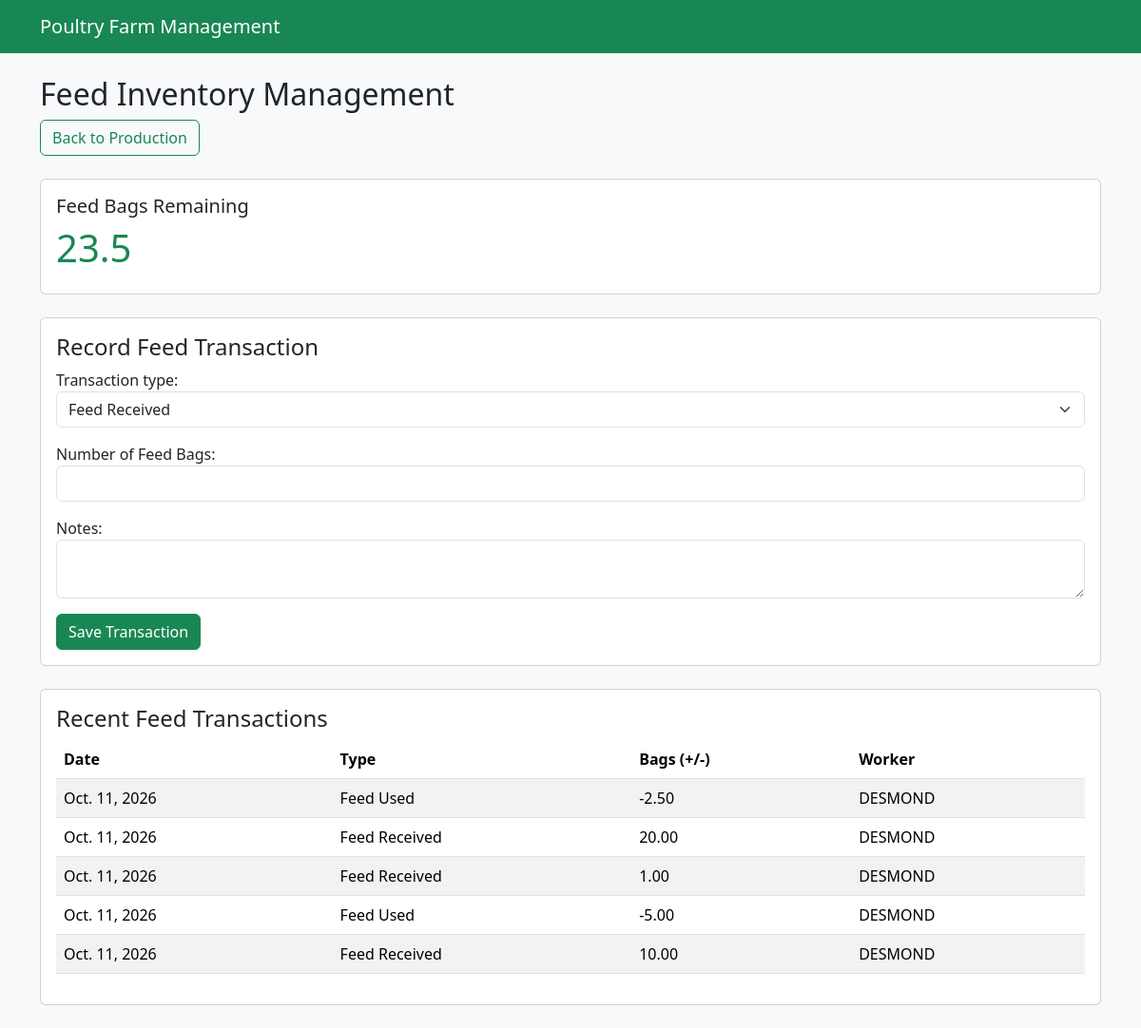
Page /inventory/feed/ (signed in) on the committed database.
### inventory/models.py (models this page shows, shortened)
class FeedTransaction(models.Model):
    TRANSACTION_TYPES = [
        ("RECEIVED", "Feed Received"),
        ("USED", "Feed Used"),
        ("ADJUSTMENT", "Stock Adjustment"),
    ]
    transaction_type = models.CharField(
        max_length=20,
        choices=TRANSACTION_TYPES
    )
    quantity = models.DecimalField(
        max_digits=10,
        decimal_places=2
    )
    business_date = models.DateField()
    recorded_by = models.ForeignKey(
        settings.AUTH_USER_MODEL,
        on_delete=models.PROTECT
    )
    created_at = models.DateTimeField(auto_now_add=True)
    notes = models.TextField(blank=True)
    class Meta:
        ordering = ["-created_at"]
    @classmethod
    def remaining_feed(cls):
        from django.db.models import Sum
        result = cls.objects.aggregate(
            total=Sum("quantity")
        )
        return result["total"] or 0

### inventory/views.py (the view)
@login_required
def feed_dashboard(request):
    if request.method == "POST":
        form = FeedTransactionForm(request.POST)
        if form.is_valid():
            transaction_type = form.cleaned_data[
                "transaction_type"
            ]
            quantity = form.cleaned_data["quantity"]
            if transaction_type == "USED":
                quantity = -quantity
            with transaction.atomic():
                remaining = FeedTransaction.remaining_feed()
                if remaining + quantity < 0:
                    form.add_error(
                        "quantity",
                        "Not enough feed bags available."
                    )
                else:
                    FeedTransaction.objects.create(
                        transaction_type=transaction_type,
                        quantity=quantity,
                        business_date=timezone.localdate(),
                        recorded_by=request.user,
                        notes=form.cleaned_data["notes"]
                    )
                    messages.success(
                        request,
                        "Feed inventory updated successfully."
                    )
                    return redirect("feed_dashboard")
    else:
        form = FeedTransactionForm()
    remaining_feed = FeedTransaction.remaining_feed()
    recent_transactions = (
        FeedTransaction.objects
        .select_related("recorded_by")[:20]
    )
    return render(
        request,
        "inventory/feed_dashboard.html",
        {
            "form": form,
            "remaining_feed": remaining_feed,
            "recent_transactions": recent_transactions,
            "low_feed": remaining_feed <= 10,
        }
    )

### inventory/forms.py
class FeedTransactionForm(forms.Form):
    transaction_type = forms.ChoiceField(
        choices=[
            ("RECEIVED", "Feed Received"),
            ("USED", "Feed Used"),
        ],
        widget=forms.Select(
            attrs={"class": "form-select"}
        )
    )
    quantity = forms.DecimalField(
        min_value=0.01,
        max_digits=10,
        decimal_places=2,
        label="Number of Feed Bags",
        widget=forms.NumberInput(
            attrs={
                "class": "form-control",
                "step": "0.01",
                "min": "0.01"
            }
        )
    )
    notes = forms.CharField(
        required=False,
        widget=forms.Textarea(
            attrs={
                "class": "form-control",
                "rows": 2
            }
        )
    )

### templates/inventory/feed_dashboard.html (shortened to what this page needs)
<!DOCTYPE html>
<html lang="en">
<head>
    <link
        href="https://cdn.jsdelivr.net/npm/bootstrap@5.3.3/dist/css/bootstrap.min.css"
        rel="stylesheet"
    >
</head>
<body class="bg-light">
<nav class="navbar navbar-dark bg-success">
    <div class="container">
        <span class="navbar-brand">
            Poultry Farm Management
        </span>
    </div>
</nav>
<div class="container py-4">
    <h2>Feed Inventory Management</h2>
    <a href="/production/" class="btn btn-outline-success mb-4">
        Back to Production
    </a>
    <div class="card mb-4">
        <div class="card-body">
            <h5>Feed Bags Remaining</h5>
            <h1 class="text-success">
                {{ remaining_feed }}
            </h1>
        </div>
    </div>
    <div class="card mb-4">
        <div class="card-body">
            <h4>Record Feed Transaction</h4>
            <form method="POST">
                {{ form.as_p }}
                <button class="btn btn-success" type="submit">
                    Save Transaction
                </button>
            </form>
        </div>
    </div>
    <div class="card">
        <div class="card-body">
            <h4>Recent Feed Transactions</h4>
            <div class="table-responsive">
                <table class="table table-striped">
                    <thead>
                        <tr>
                            <th>Date</th>
                            <th>Type</th>
                            <th>Bags (+/-)</th>
                            <th>Worker</th>
                        </tr>
                    </thead>
                    <tbody>
                        {% for item in recent_transactions %}
                        <tr>
                            <td>{{ item.business_date }}</td>
                            <td>{{ item.get_transaction_type_display }}</td>
                            <td>{{ item.quantity }}</td>
                            <td>{{ item.recorded_by.username }}</td>
                        </tr>
                        {% empty %}
                        <tr>
                            <td colspan="4">
                                No feed transactions recorded.
                            </td>
                        </tr>
                        {% endfor %}
                    </tbody>
                </table>
            </div>
        </div>
    </div>
</div>
</body>
</html>

### rows in the picture
FeedTransaction: business_date "Oct. 11, 2026", transaction_type "Feed Used", quantity "-2.50", recorded_by.username "DESMOND"
FeedTransaction: business_date "Oct. 11, 2026", transaction_type "Feed Received", quantity "20.00", recorded_by.username "DESMOND"
FeedTransaction: business_date "Oct. 11, 2026", transaction_type "Feed Received", quantity "1.00", recorded_by.username "DESMOND"
FeedTransaction: business_date "Oct. 11, 2026", transaction_type "Feed Used", quantity "-5.00", recorded_by.username "DESMOND"
FeedTransaction: business_date "Oct. 11, 2026", transaction_type "Feed Received", quantity "10.00", recorded_by.username "DESMOND"

### other values in the picture
{{ remaining_feed }} "23.5"
